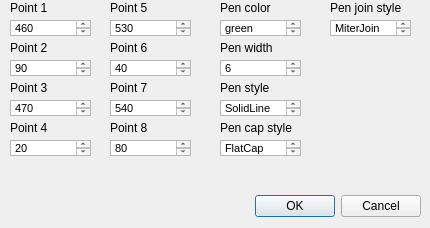
<?xml version="1.0" encoding="UTF-8"?>
<ui version="4.0">
 <class>addPolylineDetails</class>
 <widget class="QDialog" name="addPolylineDetails">
  <property name="geometry">
   <rect>
    <x>0</x>
    <y>0</y>
    <width>430</width>
    <height>228</height>
   </rect>
  </property>
  <property name="windowTitle">
   <string>Dialog</string>
  </property>
  <widget class="QDialogButtonBox" name="buttonBox">
   <property name="geometry">
    <rect>
     <x>80</x>
     <y>190</y>
     <width>341</width>
     <height>32</height>
    </rect>
   </property>
   <property name="orientation">
    <enum>Qt::Horizontal</enum>
   </property>
   <property name="standardButtons">
    <set>QDialogButtonBox::Cancel|QDialogButtonBox::Ok</set>
   </property>
  </widget>
  <widget class="QLabel" name="label_2">
   <property name="geometry">
    <rect>
     <x>10</x>
     <y>40</y>
     <width>81</width>
     <height>16</height>
    </rect>
   </property>
   <property name="text">
    <string>Point 2</string>
   </property>
  </widget>
  <widget class="QLabel" name="label_3">
   <property name="geometry">
    <rect>
     <x>10</x>
     <y>80</y>
     <width>81</width>
     <height>16</height>
    </rect>
   </property>
   <property name="text">
    <string>Point 3</string>
   </property>
  </widget>
  <widget class="QLabel" name="label_4">
   <property name="geometry">
    <rect>
     <x>10</x>
     <y>120</y>
     <width>81</width>
     <height>16</height>
    </rect>
   </property>
   <property name="text">
    <string>Point 4</string>
   </property>
  </widget>
  <widget class="QTextEdit" name="textEdit_3">
   <property name="geometry">
    <rect>
     <x>10</x>
     <y>100</y>
     <width>81</width>
     <height>16</height>
    </rect>
   </property>
   <property name="html">
    <string>&lt;!DOCTYPE HTML PUBLIC &quot;-//W3C//DTD HTML 4.0//EN&quot; &quot;http://www.w3.org/TR/REC-html40/strict.dtd&quot;&gt;
&lt;html&gt;&lt;head&gt;&lt;meta name=&quot;qrichtext&quot; content=&quot;1&quot; /&gt;&lt;style type=&quot;text/css&quot;&gt;
p, li { white-space: pre-wrap; }
&lt;/style&gt;&lt;/head&gt;&lt;body style=&quot; font-family:'MS Shell Dlg 2'; font-size:8.25pt; font-weight:400; font-style:normal;&quot;&gt;
&lt;p style=&quot; margin-top:0px; margin-bottom:0px; margin-left:0px; margin-right:0px; -qt-block-indent:0; text-indent:0px;&quot;&gt;470&lt;/p&gt;&lt;/body&gt;&lt;/html&gt;</string>
   </property>
  </widget>
  <widget class="QLabel" name="label_8">
   <property name="geometry">
    <rect>
     <x>220</x>
     <y>0</y>
     <width>81</width>
     <height>16</height>
    </rect>
   </property>
   <property name="text">
    <string>Pen color</string>
   </property>
  </widget>
  <widget class="QTextEdit" name="textEdit">
   <property name="geometry">
    <rect>
     <x>10</x>
     <y>20</y>
     <width>81</width>
     <height>16</height>
    </rect>
   </property>
   <property name="html">
    <string>&lt;!DOCTYPE HTML PUBLIC &quot;-//W3C//DTD HTML 4.0//EN&quot; &quot;http://www.w3.org/TR/REC-html40/strict.dtd&quot;&gt;
&lt;html&gt;&lt;head&gt;&lt;meta name=&quot;qrichtext&quot; content=&quot;1&quot; /&gt;&lt;style type=&quot;text/css&quot;&gt;
p, li { white-space: pre-wrap; }
&lt;/style&gt;&lt;/head&gt;&lt;body style=&quot; font-family:'MS Shell Dlg 2'; font-size:8.25pt; font-weight:400; font-style:normal;&quot;&gt;
&lt;p style=&quot; margin-top:0px; margin-bottom:0px; margin-left:0px; margin-right:0px; -qt-block-indent:0; text-indent:0px;&quot;&gt;460&lt;/p&gt;&lt;/body&gt;&lt;/html&gt;</string>
   </property>
  </widget>
  <widget class="QTextEdit" name="textEdit_4">
   <property name="geometry">
    <rect>
     <x>10</x>
     <y>140</y>
     <width>81</width>
     <height>16</height>
    </rect>
   </property>
   <property name="html">
    <string>&lt;!DOCTYPE HTML PUBLIC &quot;-//W3C//DTD HTML 4.0//EN&quot; &quot;http://www.w3.org/TR/REC-html40/strict.dtd&quot;&gt;
&lt;html&gt;&lt;head&gt;&lt;meta name=&quot;qrichtext&quot; content=&quot;1&quot; /&gt;&lt;style type=&quot;text/css&quot;&gt;
p, li { white-space: pre-wrap; }
&lt;/style&gt;&lt;/head&gt;&lt;body style=&quot; font-family:'MS Shell Dlg 2'; font-size:8.25pt; font-weight:400; font-style:normal;&quot;&gt;
&lt;p style=&quot; margin-top:0px; margin-bottom:0px; margin-left:0px; margin-right:0px; -qt-block-indent:0; text-indent:0px;&quot;&gt;20&lt;/p&gt;&lt;/body&gt;&lt;/html&gt;</string>
   </property>
  </widget>
  <widget class="QLabel" name="label">
   <property name="geometry">
    <rect>
     <x>10</x>
     <y>0</y>
     <width>81</width>
     <height>16</height>
    </rect>
   </property>
   <property name="text">
    <string>Point 1</string>
   </property>
  </widget>
  <widget class="QTextEdit" name="textEdit_2">
   <property name="geometry">
    <rect>
     <x>10</x>
     <y>60</y>
     <width>81</width>
     <height>16</height>
    </rect>
   </property>
   <property name="html">
    <string>&lt;!DOCTYPE HTML PUBLIC &quot;-//W3C//DTD HTML 4.0//EN&quot; &quot;http://www.w3.org/TR/REC-html40/strict.dtd&quot;&gt;
&lt;html&gt;&lt;head&gt;&lt;meta name=&quot;qrichtext&quot; content=&quot;1&quot; /&gt;&lt;style type=&quot;text/css&quot;&gt;
p, li { white-space: pre-wrap; }
&lt;/style&gt;&lt;/head&gt;&lt;body style=&quot; font-family:'MS Shell Dlg 2'; font-size:8.25pt; font-weight:400; font-style:normal;&quot;&gt;
&lt;p style=&quot; margin-top:0px; margin-bottom:0px; margin-left:0px; margin-right:0px; -qt-block-indent:0; text-indent:0px;&quot;&gt;90&lt;/p&gt;&lt;/body&gt;&lt;/html&gt;</string>
   </property>
  </widget>
  <widget class="QLabel" name="label_5">
   <property name="geometry">
    <rect>
     <x>110</x>
     <y>0</y>
     <width>81</width>
     <height>16</height>
    </rect>
   </property>
   <property name="text">
    <string>Point 5</string>
   </property>
  </widget>
  <widget class="QTextEdit" name="textEdit_5">
   <property name="geometry">
    <rect>
     <x>110</x>
     <y>20</y>
     <width>81</width>
     <height>16</height>
    </rect>
   </property>
   <property name="html">
    <string>&lt;!DOCTYPE HTML PUBLIC &quot;-//W3C//DTD HTML 4.0//EN&quot; &quot;http://www.w3.org/TR/REC-html40/strict.dtd&quot;&gt;
&lt;html&gt;&lt;head&gt;&lt;meta name=&quot;qrichtext&quot; content=&quot;1&quot; /&gt;&lt;style type=&quot;text/css&quot;&gt;
p, li { white-space: pre-wrap; }
&lt;/style&gt;&lt;/head&gt;&lt;body style=&quot; font-family:'MS Shell Dlg 2'; font-size:8.25pt; font-weight:400; font-style:normal;&quot;&gt;
&lt;p style=&quot; margin-top:0px; margin-bottom:0px; margin-left:0px; margin-right:0px; -qt-block-indent:0; text-indent:0px;&quot;&gt;530&lt;/p&gt;&lt;/body&gt;&lt;/html&gt;</string>
   </property>
  </widget>
  <widget class="QLabel" name="label_6">
   <property name="geometry">
    <rect>
     <x>110</x>
     <y>40</y>
     <width>81</width>
     <height>16</height>
    </rect>
   </property>
   <property name="text">
    <string>Point 6</string>
   </property>
  </widget>
  <widget class="QTextEdit" name="textEdit_6">
   <property name="geometry">
    <rect>
     <x>110</x>
     <y>60</y>
     <width>81</width>
     <height>16</height>
    </rect>
   </property>
   <property name="html">
    <string>&lt;!DOCTYPE HTML PUBLIC &quot;-//W3C//DTD HTML 4.0//EN&quot; &quot;http://www.w3.org/TR/REC-html40/strict.dtd&quot;&gt;
&lt;html&gt;&lt;head&gt;&lt;meta name=&quot;qrichtext&quot; content=&quot;1&quot; /&gt;&lt;style type=&quot;text/css&quot;&gt;
p, li { white-space: pre-wrap; }
&lt;/style&gt;&lt;/head&gt;&lt;body style=&quot; font-family:'MS Shell Dlg 2'; font-size:8.25pt; font-weight:400; font-style:normal;&quot;&gt;
&lt;p style=&quot; margin-top:0px; margin-bottom:0px; margin-left:0px; margin-right:0px; -qt-block-indent:0; text-indent:0px;&quot;&gt;40&lt;/p&gt;&lt;/body&gt;&lt;/html&gt;</string>
   </property>
  </widget>
  <widget class="QLabel" name="label_7">
   <property name="geometry">
    <rect>
     <x>110</x>
     <y>80</y>
     <width>81</width>
     <height>16</height>
    </rect>
   </property>
   <property name="text">
    <string>Point 7</string>
   </property>
  </widget>
  <widget class="QTextEdit" name="textEdit_7">
   <property name="geometry">
    <rect>
     <x>110</x>
     <y>100</y>
     <width>81</width>
     <height>16</height>
    </rect>
   </property>
   <property name="html">
    <string>&lt;!DOCTYPE HTML PUBLIC &quot;-//W3C//DTD HTML 4.0//EN&quot; &quot;http://www.w3.org/TR/REC-html40/strict.dtd&quot;&gt;
&lt;html&gt;&lt;head&gt;&lt;meta name=&quot;qrichtext&quot; content=&quot;1&quot; /&gt;&lt;style type=&quot;text/css&quot;&gt;
p, li { white-space: pre-wrap; }
&lt;/style&gt;&lt;/head&gt;&lt;body style=&quot; font-family:'MS Shell Dlg 2'; font-size:8.25pt; font-weight:400; font-style:normal;&quot;&gt;
&lt;p style=&quot; margin-top:0px; margin-bottom:0px; margin-left:0px; margin-right:0px; -qt-block-indent:0; text-indent:0px;&quot;&gt;540&lt;/p&gt;&lt;/body&gt;&lt;/html&gt;</string>
   </property>
  </widget>
  <widget class="QLabel" name="label_11">
   <property name="geometry">
    <rect>
     <x>110</x>
     <y>120</y>
     <width>81</width>
     <height>16</height>
    </rect>
   </property>
   <property name="text">
    <string>Point 8</string>
   </property>
  </widget>
  <widget class="QTextEdit" name="textEdit_8">
   <property name="geometry">
    <rect>
     <x>110</x>
     <y>140</y>
     <width>81</width>
     <height>16</height>
    </rect>
   </property>
   <property name="html">
    <string>&lt;!DOCTYPE HTML PUBLIC &quot;-//W3C//DTD HTML 4.0//EN&quot; &quot;http://www.w3.org/TR/REC-html40/strict.dtd&quot;&gt;
&lt;html&gt;&lt;head&gt;&lt;meta name=&quot;qrichtext&quot; content=&quot;1&quot; /&gt;&lt;style type=&quot;text/css&quot;&gt;
p, li { white-space: pre-wrap; }
&lt;/style&gt;&lt;/head&gt;&lt;body style=&quot; font-family:'MS Shell Dlg 2'; font-size:8.25pt; font-weight:400; font-style:normal;&quot;&gt;
&lt;p style=&quot; margin-top:0px; margin-bottom:0px; margin-left:0px; margin-right:0px; -qt-block-indent:0; text-indent:0px;&quot;&gt;80&lt;/p&gt;&lt;/body&gt;&lt;/html&gt;</string>
   </property>
  </widget>
  <widget class="QTextEdit" name="textEdit_9">
   <property name="geometry">
    <rect>
     <x>220</x>
     <y>20</y>
     <width>81</width>
     <height>16</height>
    </rect>
   </property>
   <property name="html">
    <string>&lt;!DOCTYPE HTML PUBLIC &quot;-//W3C//DTD HTML 4.0//EN&quot; &quot;http://www.w3.org/TR/REC-html40/strict.dtd&quot;&gt;
&lt;html&gt;&lt;head&gt;&lt;meta name=&quot;qrichtext&quot; content=&quot;1&quot; /&gt;&lt;style type=&quot;text/css&quot;&gt;
p, li { white-space: pre-wrap; }
&lt;/style&gt;&lt;/head&gt;&lt;body style=&quot; font-family:'MS Shell Dlg 2'; font-size:8.25pt; font-weight:400; font-style:normal;&quot;&gt;
&lt;p style=&quot; margin-top:0px; margin-bottom:0px; margin-left:0px; margin-right:0px; -qt-block-indent:0; text-indent:0px;&quot;&gt;green&lt;/p&gt;&lt;/body&gt;&lt;/html&gt;</string>
   </property>
  </widget>
  <widget class="QLabel" name="label_9">
   <property name="geometry">
    <rect>
     <x>220</x>
     <y>40</y>
     <width>81</width>
     <height>16</height>
    </rect>
   </property>
   <property name="text">
    <string>Pen width</string>
   </property>
  </widget>
  <widget class="QTextEdit" name="textEdit_10">
   <property name="geometry">
    <rect>
     <x>220</x>
     <y>60</y>
     <width>81</width>
     <height>16</height>
    </rect>
   </property>
   <property name="html">
    <string>&lt;!DOCTYPE HTML PUBLIC &quot;-//W3C//DTD HTML 4.0//EN&quot; &quot;http://www.w3.org/TR/REC-html40/strict.dtd&quot;&gt;
&lt;html&gt;&lt;head&gt;&lt;meta name=&quot;qrichtext&quot; content=&quot;1&quot; /&gt;&lt;style type=&quot;text/css&quot;&gt;
p, li { white-space: pre-wrap; }
&lt;/style&gt;&lt;/head&gt;&lt;body style=&quot; font-family:'MS Shell Dlg 2'; font-size:8.25pt; font-weight:400; font-style:normal;&quot;&gt;
&lt;p style=&quot; margin-top:0px; margin-bottom:0px; margin-left:0px; margin-right:0px; -qt-block-indent:0; text-indent:0px;&quot;&gt;6&lt;/p&gt;&lt;/body&gt;&lt;/html&gt;</string>
   </property>
  </widget>
  <widget class="QLabel" name="label_10">
   <property name="geometry">
    <rect>
     <x>220</x>
     <y>80</y>
     <width>81</width>
     <height>16</height>
    </rect>
   </property>
   <property name="text">
    <string>Pen style</string>
   </property>
  </widget>
  <widget class="QTextEdit" name="textEdit_11">
   <property name="geometry">
    <rect>
     <x>220</x>
     <y>100</y>
     <width>81</width>
     <height>16</height>
    </rect>
   </property>
   <property name="html">
    <string>&lt;!DOCTYPE HTML PUBLIC &quot;-//W3C//DTD HTML 4.0//EN&quot; &quot;http://www.w3.org/TR/REC-html40/strict.dtd&quot;&gt;
&lt;html&gt;&lt;head&gt;&lt;meta name=&quot;qrichtext&quot; content=&quot;1&quot; /&gt;&lt;style type=&quot;text/css&quot;&gt;
p, li { white-space: pre-wrap; }
&lt;/style&gt;&lt;/head&gt;&lt;body style=&quot; font-family:'MS Shell Dlg 2'; font-size:8.25pt; font-weight:400; font-style:normal;&quot;&gt;
&lt;p style=&quot; margin-top:0px; margin-bottom:0px; margin-left:0px; margin-right:0px; -qt-block-indent:0; text-indent:0px;&quot;&gt;SolidLine&lt;/p&gt;&lt;/body&gt;&lt;/html&gt;</string>
   </property>
  </widget>
  <widget class="QLabel" name="label_14">
   <property name="geometry">
    <rect>
     <x>220</x>
     <y>120</y>
     <width>81</width>
     <height>16</height>
    </rect>
   </property>
   <property name="text">
    <string>Pen cap style</string>
   </property>
  </widget>
  <widget class="QTextEdit" name="textEdit_12">
   <property name="geometry">
    <rect>
     <x>220</x>
     <y>140</y>
     <width>81</width>
     <height>16</height>
    </rect>
   </property>
   <property name="html">
    <string>&lt;!DOCTYPE HTML PUBLIC &quot;-//W3C//DTD HTML 4.0//EN&quot; &quot;http://www.w3.org/TR/REC-html40/strict.dtd&quot;&gt;
&lt;html&gt;&lt;head&gt;&lt;meta name=&quot;qrichtext&quot; content=&quot;1&quot; /&gt;&lt;style type=&quot;text/css&quot;&gt;
p, li { white-space: pre-wrap; }
&lt;/style&gt;&lt;/head&gt;&lt;body style=&quot; font-family:'MS Shell Dlg 2'; font-size:8.25pt; font-weight:400; font-style:normal;&quot;&gt;
&lt;p style=&quot; margin-top:0px; margin-bottom:0px; margin-left:0px; margin-right:0px; -qt-block-indent:0; text-indent:0px;&quot;&gt;FlatCap&lt;/p&gt;&lt;/body&gt;&lt;/html&gt;</string>
   </property>
  </widget>
  <widget class="QLabel" name="label_15">
   <property name="geometry">
    <rect>
     <x>330</x>
     <y>0</y>
     <width>81</width>
     <height>16</height>
    </rect>
   </property>
   <property name="text">
    <string>Pen join style</string>
   </property>
  </widget>
  <widget class="QTextEdit" name="textEdit_13">
   <property name="geometry">
    <rect>
     <x>330</x>
     <y>20</y>
     <width>81</width>
     <height>16</height>
    </rect>
   </property>
   <property name="html">
    <string>&lt;!DOCTYPE HTML PUBLIC &quot;-//W3C//DTD HTML 4.0//EN&quot; &quot;http://www.w3.org/TR/REC-html40/strict.dtd&quot;&gt;
&lt;html&gt;&lt;head&gt;&lt;meta name=&quot;qrichtext&quot; content=&quot;1&quot; /&gt;&lt;style type=&quot;text/css&quot;&gt;
p, li { white-space: pre-wrap; }
&lt;/style&gt;&lt;/head&gt;&lt;body style=&quot; font-family:'MS Shell Dlg 2'; font-size:8.25pt; font-weight:400; font-style:normal;&quot;&gt;
&lt;p style=&quot; margin-top:0px; margin-bottom:0px; margin-left:0px; margin-right:0px; -qt-block-indent:0; text-indent:0px;&quot;&gt;MiterJoin&lt;/p&gt;&lt;/body&gt;&lt;/html&gt;</string>
   </property>
  </widget>
 </widget>
 <resources/>
 <connections>
  <connection>
   <sender>buttonBox</sender>
   <signal>accepted()</signal>
   <receiver>addPolylineDetails</receiver>
   <slot>accept()</slot>
   <hints>
    <hint type="sourcelabel">
     <x>248</x>
     <y>254</y>
    </hint>
    <hint type="destinationlabel">
     <x>157</x>
     <y>274</y>
    </hint>
   </hints>
  </connection>
  <connection>
   <sender>buttonBox</sender>
   <signal>rejected()</signal>
   <receiver>addPolylineDetails</receiver>
   <slot>reject()</slot>
   <hints>
    <hint type="sourcelabel">
     <x>316</x>
     <y>260</y>
    </hint>
    <hint type="destinationlabel">
     <x>286</x>
     <y>274</y>
    </hint>
   </hints>
  </connection>
 </connections>
</ui>
